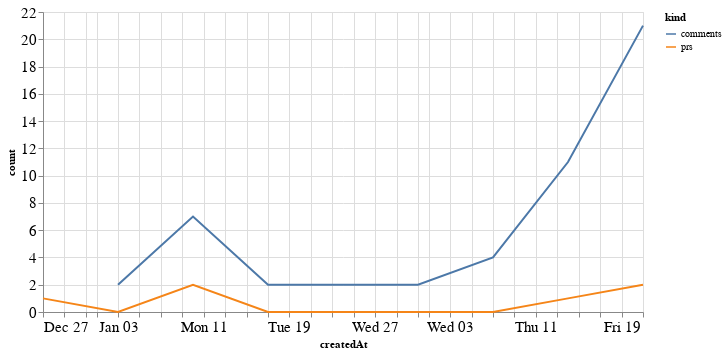

This figure's notebook cell:
### Code cell
alt.Chart(total_time, width=600).mark_line().encode(
    x='createdAt',
    y='count',
    color='kind'
)

### Figure 1 — Vega-Lite specification as saved in the notebook (floating-point values rounded to 4 significant figures)
{"config": {"axisLeft": {"labelFontSize": 15}, "axisBottom": {"labelFontSize": 15}}, "data": {"name": "data-3f6f485e45a8051ee7598d0742fb96e6"}, "mark": "line", "encoding": {"color": {"type": "nominal", "field": "kind"}, "x": {"type": "temporal", "field": "createdAt"}, "y": {"type": "quantitative", "field": "count"}}, "width": 600, "$schema": "https://vega.github.io/schema/vega-lite/v4.8.1.json", "datasets": {"data-3f6f485e45a8051ee7598d0742fb96e6": [{"createdAt": "2020-12-27T00:00:00", "kind": "prs", "count": 1.0}, {"createdAt": "2021-01-03T00:00:00", "kind": "prs", "count": 0.0}, {"createdAt": "2021-01-10T00:00:00", "kind": "prs", "count": 2.0}, {"createdAt": "2021-01-17T00:00:00", "kind": "prs", "count": 0.0}, {"createdAt": "2021-01-24T00:00:00", "kind": "prs", "count": 0.0}, {"createdAt": "2021-01-31T00:00:00", "kind": "prs", "count": 0.0}, {"createdAt": "2021-02-07T00:00:00", "kind": "prs", "count": 0.0}, {"createdAt": "2021-02-14T00:00:00", "kind": "prs", "count": 1.0}, {"createdAt": "2021-02-21T00:00:00", "kind": "prs", "count": 2.0}, {"createdAt": "2020-12-27T00:00:00", "kind": "comments", "count": null}, {"createdAt": "2021-01-03T00:00:00", "kind": "comments", "count": 2.0}, {"createdAt": "2021-01-10T00:00:00", "kind": "comments", "count": 7.0}, {"createdAt": "2021-01-17T00:00:00", "kind": "comments", "count": 2.0}, {"createdAt": "2021-01-24T00:00:00", "kind": "comments", "count": 2.0}, {"createdAt": "2021-01-31T00:00:00", "kind": "comments", "count": 2.0}, {"createdAt": "2021-02-07T00:00:00", "kind": "comments", "count": 4.0}, {"createdAt": "2021-02-14T00:00:00", "kind": "comments", "count": 11.0}, {"createdAt": "2021-02-21T00:00:00", "kind": "comments", "count": 21.0}]}}
